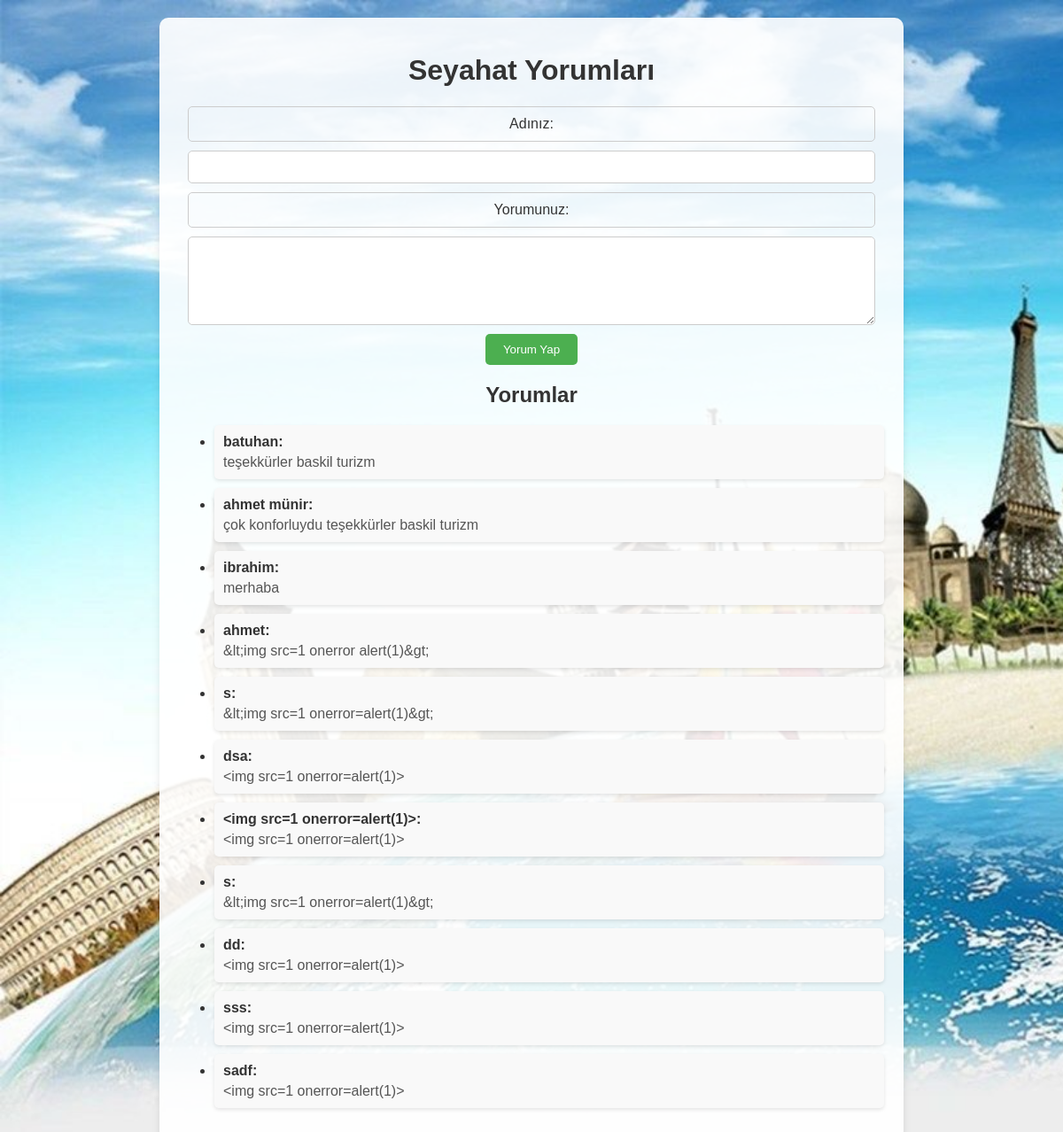
Screenshot of /yorumlar1.php with the database file from the repository.
### tables this page shows
CREATE TABLE comments (
    id INTEGER PRIMARY KEY AUTOINCREMENT,
    name TEXT NOT NULL,
    comment TEXT NOT NULL
);

### yorumlar1.php (the view, shortened to what this page needs)
<!DOCTYPE html>
<html lang="en">
<head>
</head>
<body>
    <div class="container">
        <h1>Seyahat Yorumları</h1>
        <form id="commentForm" action="yorumlar.php" method="post">
            <label for="name">Adınız:</label>
            <input type="text" id="name" name="name" required>
            <label for="comment">Yorumunuz:</label>
            <textarea id="comment" name="comment" required></textarea>
            <button type="submit">Yorum Yap</button>
        </form>
        <div id="comments">
            <h2>Yorumlar</h2>
            <ul id="commentList">
                <?php
                $db = new PDO('sqlite:seyahat.db');
                $db->setAttribute(PDO::ATTR_ERRMODE, PDO::ERRMODE_EXCEPTION);
                $stmt = $db->query('SELECT name, comment FROM comments');
                $comments = $stmt->fetchAll(PDO::FETCH_ASSOC);
                foreach ($comments as $comment) {
                    echo "<li class='comment-box'><strong>" . htmlspecialchars($comment['name']) . ":</strong> <p>" . htmlspecialchars($comment['comment']) . "</p></li>";
                }
                ?>
            </ul>
        </div>
    </div>
</body>
</html>

### yorumlar1.php (style rules this page uses)
body { background-image: url('seyahat.jpg'); background-size: cover; background-repeat: no-repeat; background-attachment: fixed; font-family: Arial, sans-serif; margin: 0; padding: 0; display: flex; justify-content: center; align-items: center; flex-direction: column; min-height: 100vh; color: #333; }
.container { background-color: rgba(255, 255, 255, 0.9); padding: 20px; border-radius: 10px; width: 80%; max-width: 800px; box-shadow: 0 4px 8px rgba(0, 0, 0, 0.1); margin: 20px; text-align: center; }
form { margin-bottom: 20px; }
label, textarea, input { display: block; margin: 10px auto; padding: 10px; width: calc(100% - 24px); border: 1px solid #ccc; border-radius: 5px; box-sizing: border-box; }
textarea { height: 100px; resize: vertical; }
button { padding: 10px 20px; background-color: #4CAF50; color: white; border: none; border-radius: 5px; cursor: pointer; transition: background-color 0.3s; }
.comment-box { text-align: left; background: #f9f9f9; padding: 10px; margin: 10px auto; border-radius: 5px; width: calc(100% - 24px); box-shadow: 0 2px 4px rgba(0, 0, 0, 0.1); }
.comment-box strong { display: block; margin-bottom: 5px; color: #333; }
.comment-box p { margin: 0; color: #555; }

### rows the page displays
comments: name "batuhan", comment "teşekkürler baskil turizm"
comments: name "ahmet münir", comment "çok konforluydu teşekkürler baskil turizm"
comments: name "ibrahim", comment "merhaba"
comments: name "ahmet", comment "&lt;img src=1 onerror alert(1)&gt;"
comments: name "s", comment "&lt;img src=1 onerror=alert(1)&gt;"
comments: name "dsa", comment "<img src=1 onerror=alert(1)>"
comments: name "<img src=1 onerror=alert(1)>", comment "<img src=1 onerror=alert(1)>"
comments: name "s", comment "&lt;img src=1 onerror=alert(1)&gt;"
comments: name "dd", comment "<img src=1 onerror=alert(1)>"
comments: name "sss", comment "<img src=1 onerror=alert(1)>"
comments: name "sadf", comment "<img src=1 onerror=alert(1)>"
